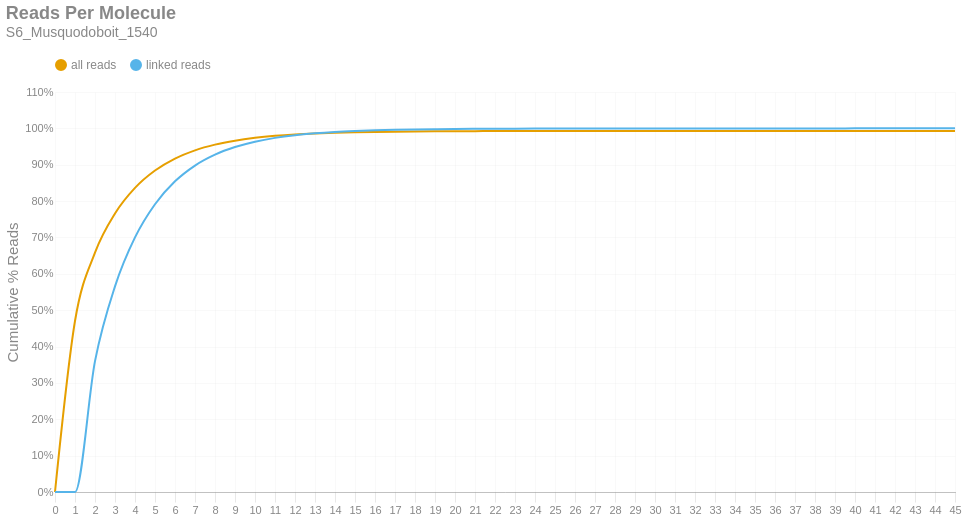

Write notebook code for a chart like this one.
### Markdown cell above
### Reads per Molecule
This chart shows the cumulative distribution of the number of reads per linked molecule. That is, how many alignments are associated with a unique molecule. This excludes the number of reads associated with invalid or absent linked-read barcodes. The `linked` histogram is the percentages recalculated when disregarding singletons.

### Code cell
if SKIPLR:
    print_html(f"Skipped")
else:
    counts = np.bincount(valids['reads'].cast(pl.Int64).to_numpy())
    weighted = counts * np.arange(len(counts))
    all_perc = weighted / n_reads
    linked_perc = weighted / n_linked_reads
    linked_perc[1] = 0
    binned_df = pl.DataFrame({
        'readsper': list(range(len(counts))),
        'all reads (cumsum)': np.cumsum(all_perc).tolist(),
        'linked reads (cumsum)': np.cumsum(linked_perc).tolist(),
    })

    with SafeRender(binned_df):
        (
            density_plot(binned_df, 'Reads Per Molecule', samplename, 'readspmol')
            .encode(
                x=alt.X('readsper:O', title=None).axis(labelAngle=0).scale(padding=0),
                y=alt.Y('value:Q', title='Cumulative % Reads').axis(format='%').stack(False),
                color=alt.Color("key:N").scale(domain=["all reads", "linked reads"]),
                tooltip=[
                    alt.Tooltip("key:N", title="Data Type"),
                    alt.Tooltip("readsper:O", title="Reads Per Molecule"),
                    alt.Tooltip("value:Q", format=".2%", title="% Reads (Cum.)")
                ]            
            )
        ).display()

### Figure 1 — Vega-Lite specification as saved in the notebook (floating-point values rounded to 4 significant figures)
{"width": "container", "height": 400, "config": {"title": {"anchor": "start", "dy": -15, "fontSize": 18, "color": "#888888", "subtitleColor": "#888888", "subtitleFontSize": 14}, "arc": {"fill": "#0072B2"}, "axis": {"domainColor": "#888888", "domainWidth": 0.5, "gridWidth": 0.2, "grid": false, "titleFontWeight": 400, "titleFontSize": 15, "labelFontSize": 11, "labelColor": "#888888", "tickColor": "#888888", "tickWidth": 0.2, "titleColor": "#888888"}, "axisBand": {"grid": false}, "axisX": {"grid": true, "tickSize": 10, "domainCap": "round"}, "axisY": {"domain": false, "grid": true, "tickSize": 0, "domainCap": "round"}, "background": "transparent", "header": {"labelFontSize": 15, "labelColor": "#888888", "titleFontSize": 15, "titleFontWeight": 600, "titleColor": "#888888"}, "legend": {"labelFont": "sans-serif", "labelFontSize": 12, "labelColor": "#888888", "symbolSize": 100, "symbolType": "circle", "titleFontSize": 12, "titlePadding": 10, "titleColor": "#888888", "title": null, "orient": "top"}, "range": {"category": ["#E69F00", "#56B4E9", "#009E73", "#F0E442", "#0072B2", "#D55E00", "#CC79A7", "#000000"], "diverging": ["#cfe8f3", "#a2d4ec", "#73bfe2", "#46abdb", "#1696d2", "#12719e"]}, "area": {"fill": "#0072B2", "fillOpacity": 0.7, "line": true, "strokeOpacity": 0.7}, "line": {"color": "#0072B2", "stroke": "#0072B2", "strokeWidth": 2}, "trail": {"color": "#0072B2", "stroke": "#0072B2", "strokeWidth": 0, "size": 1}, "point": {"filled": true, "fillOpacity": 1.0, "size": 95}, "text": {"color": "#888888", "fontSize": 11, "align": "right", "fontWeight": 400, "size": 11}, "bar": {"fill": "#0072B2", "stroke": null}, "view": {"stroke": null, "continuousWidth": 660, "continuousHeight": 400}}, "data": {"name": "data-1abf3f1bee3f49af98c42f784c0bde41"}, "mark": {"type": "line", "interpolate": "monotone", "point": {"opacity": 0, "size": 275}}, "encoding": {"color": {"field": "key", "scale": {"domain": ["all reads", "linked reads"]}, "type": "nominal"}, "tooltip": [{"field": "key", "title": "Data Type", "type": "nominal"}, {"field": "readsper", "title": "Reads Per Molecule", "type": "ordinal"}, {"field": "value", "format": ".2%", "title": "% Reads (Cum.)", "type": "quantitative"}], "x": {"axis": {"labelAngle": 0}, "field": "readsper", "scale": {"padding": 0}, "title": null, "type": "ordinal"}, "y": {"axis": {"format": "%"}, "field": "value", "stack": false, "title": "Cumulative % Reads", "type": "quantitative"}}, "params": [{"name": "param_c36ac31b6afebe62", "select": {"type": "point", "fields": ["key"]}, "bind": "legend"}], "title": {"text": "Reads Per Molecule", "subtitle": "S6_Musquodoboit_1540"}, "transform": [{"fold": ["all reads (cumsum)", "linked reads (cumsum)"]}, {"calculate": "replace(datum.key, ' (cumsum)', '')", "as": "key"}, {"filter": {"param": "param_c36ac31b6afebe62"}}], "usermeta": {"embedOptions": {"downloadFileName": "S6_Musquodoboit_1540.readspmol"}}, "$schema": "https://vega.github.io/schema/vega-lite/v6.1.0.json", "datasets": {"data-1abf3f1bee3f49af98c42f784c0bde41": [{"readsper": 0, "all reads (cumsum)": 0.0, "linked reads (cumsum)": 0.0}, {"readsper": 1, "all reads (cumsum)": 0.4702, "linked reads (cumsum)": 0.0}, {"readsper": 2, "all reads (cumsum)": 0.6583, "linked reads (cumsum)": 0.3598}, {"readsper": 3, "all reads (cumsum)": 0.7659, "linked reads (cumsum)": 0.5656}, {"readsper": 4, "all reads (cumsum)": 0.8363, "linked reads (cumsum)": 0.7001}, {"readsper": 5, "all reads (cumsum)": 0.884, "linked reads (cumsum)": 0.7914}, {"readsper": 6, "all reads (cumsum)": 0.9169, "linked reads (cumsum)": 0.8543}, {"readsper": 7, "all reads (cumsum)": 0.9396, "linked reads (cumsum)": 0.8977}, {"readsper": 8, "all reads (cumsum)": 0.9553, "linked reads (cumsum)": 0.9277}, {"readsper": 9, "all reads (cumsum)": 0.9662, "linked reads (cumsum)": 0.9486}, {"readsper": 10, "all reads (cumsum)": 0.9739, "linked reads (cumsum)": 0.9633}, {"readsper": 11, "all reads (cumsum)": 0.9794, "linked reads (cumsum)": 0.9738}, {"readsper": 12, "all reads (cumsum)": 0.9833, "linked reads (cumsum)": 0.9812}, {"readsper": 13, "all reads (cumsum)": 0.9859, "linked reads (cumsum)": 0.9863}, {"readsper": 14, "all reads (cumsum)": 0.9879, "linked reads (cumsum)": 0.99}, {"readsper": 15, "all reads (cumsum)": 0.9892, "linked reads (cumsum)": 0.9927}, {"readsper": 16, "all reads (cumsum)": 0.9903, "linked reads (cumsum)": 0.9947}, {"readsper": 17, "all reads (cumsum)": 0.991, "linked reads (cumsum)": 0.996}, {"readsper": 18, "all reads (cumsum)": 0.9915, "linked reads (cumsum)": 0.997}, {"readsper": 19, "all reads (cumsum)": 0.9919, "linked reads (cumsum)": 0.9977}, {"readsper": 20, "all reads (cumsum)": 0.9922, "linked reads (cumsum)": 0.9983}, {"readsper": 21, "all reads (cumsum)": 0.9924, "linked reads (cumsum)": 0.9987}, {"readsper": 22, "all reads (cumsum)": 0.9925, "linked reads (cumsum)": 0.999}, {"readsper": 23, "all reads (cumsum)": 0.9927, "linked reads (cumsum)": 0.9992}, {"readsper": 24, "all reads (cumsum)": 0.9927, "linked reads (cumsum)": 0.9994}, {"readsper": 25, "all reads (cumsum)": 0.9928, "linked reads (cumsum)": 0.9995}, {"readsper": 26, "all reads (cumsum)": 0.9929, "linked reads (cumsum)": 0.9997}, {"readsper": 27, "all reads (cumsum)": 0.9929, "linked reads (cumsum)": 0.9997}, {"readsper": 28, "all reads (cumsum)": 0.993, "linked reads (cumsum)": 0.9998}, {"readsper": 29, "all reads (cumsum)": 0.993, "linked reads (cumsum)": 0.9998}, {"readsper": 30, "all reads (cumsum)": 0.993, "linked reads (cumsum)": 0.9999}, {"readsper": 31, "all reads (cumsum)": 0.993, "linked reads (cumsum)": 0.9999}, {"readsper": 32, "all reads (cumsum)": 0.993, "linked reads (cumsum)": 0.9999}, {"readsper": 33, "all reads (cumsum)": 0.993, "linked reads (cumsum)": 0.9999}, {"readsper": 34, "all reads (cumsum)": 0.993, "linked reads (cumsum)": 0.9999}, {"readsper": 35, "all reads (cumsum)": 0.993, "linked reads (cumsum)": 0.9999}, {"readsper": 36, "all reads (cumsum)": 0.993, "linked reads (cumsum)": 0.9999}, {"readsper": 37, "all reads (cumsum)": 0.9931, "linked reads (cumsum)": 1.0}, {"readsper": 38, "all reads (cumsum)": 0.9931, "linked reads (cumsum)": 1.0}, {"readsper": 39, "all reads (cumsum)": 0.9931, "linked reads (cumsum)": 1.0}, {"readsper": 40, "all reads (cumsum)": 0.9931, "linked reads (cumsum)": 1.0}, {"readsper": 41, "all reads (cumsum)": 0.9931, "linked reads (cumsum)": 1.0}, {"readsper": 42, "all reads (cumsum)": 0.9931, "linked reads (cumsum)": 1.0}, {"readsper": 43, "all reads (cumsum)": 0.9931, "linked reads (cumsum)": 1.0}, {"readsper": 44, "all reads (cumsum)": 0.9931, "linked reads (cumsum)": 1.0}, {"readsper": 45, "all reads (cumsum)": 0.9931, "linked reads (cumsum)": 1.0}]}}
